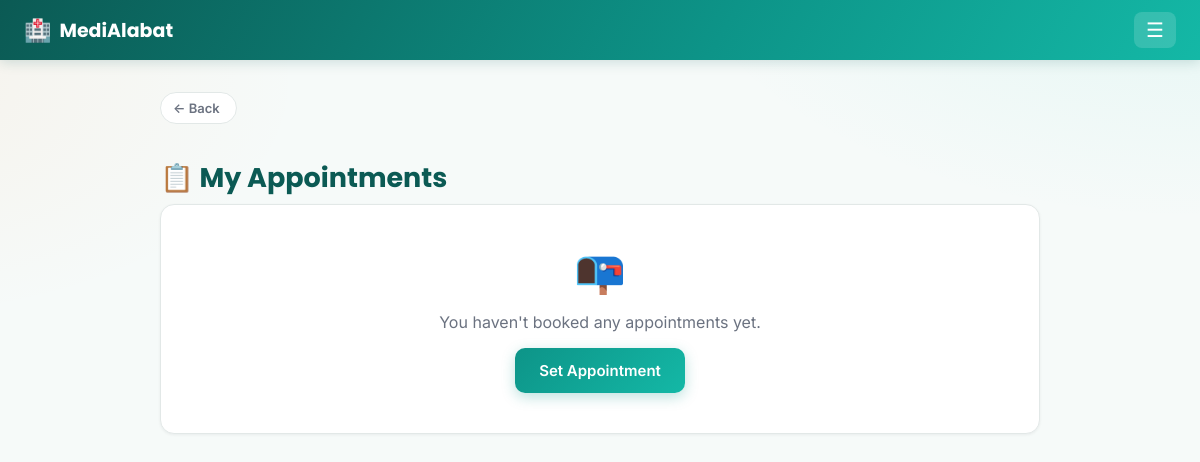
/appointments (signed in), run on an earlier commit of the app's database.
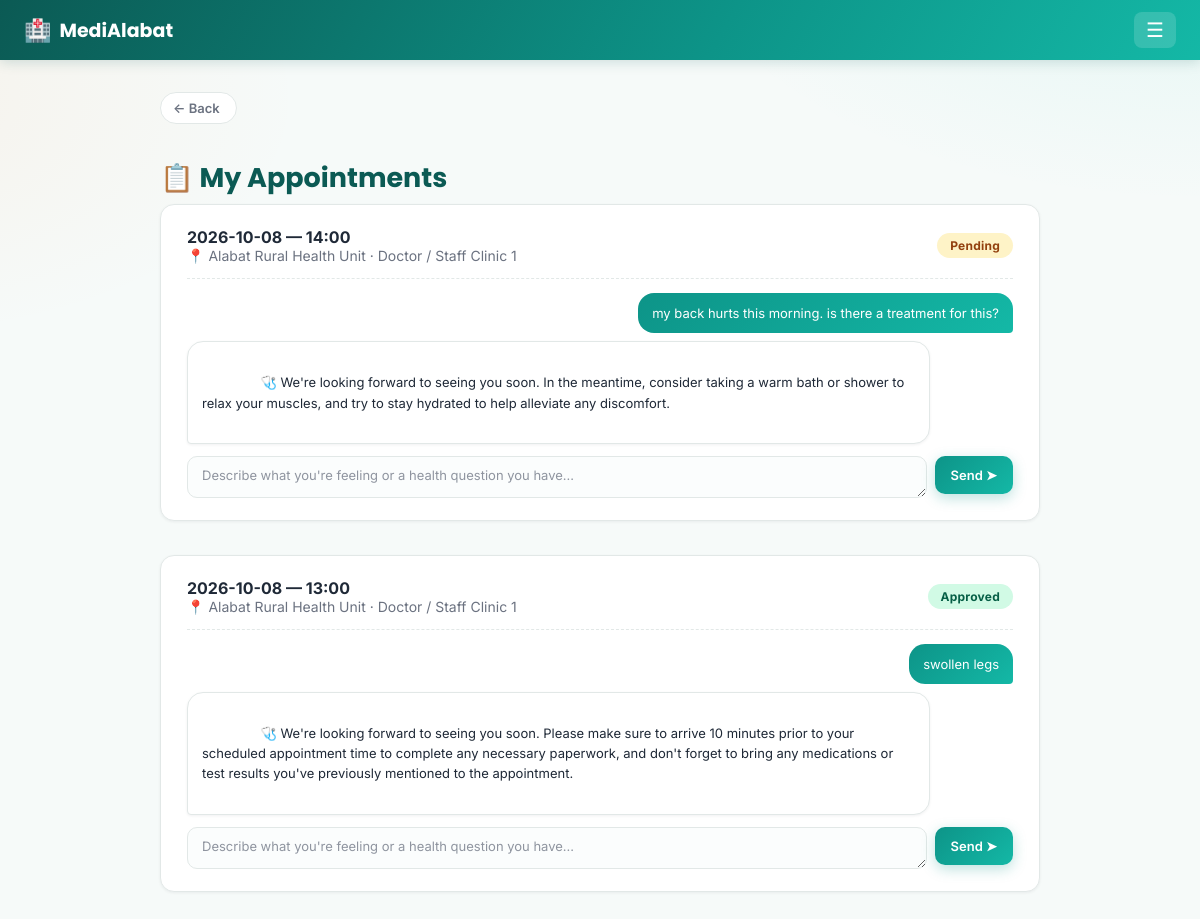
And on a later commit of the database.
### tables this page shows
CREATE TABLE appointments (
            id INTEGER PRIMARY KEY AUTOINCREMENT,
            patient_id INTEGER NOT NULL REFERENCES users(id) ON DELETE CASCADE,
            staff_id INTEGER NOT NULL REFERENCES users(id) ON DELETE CASCADE,
            clinic_id INTEGER NOT NULL REFERENCES clinics(id),
            appt_date TEXT NOT NULL,
            appt_time TEXT NOT NULL,
            reason TEXT,
            status TEXT NOT NULL DEFAULT 'Pending' CHECK(status IN ('Pending','Approved','Reschedule')),
            ai_note TEXT,
            created_at TEXT DEFAULT CURRENT_TIMESTAMP
        , decided_at TEXT);

CREATE TABLE clinics (
    id INTEGER PRIMARY KEY AUTOINCREMENT,
    name TEXT NOT NULL,
    address TEXT
);

CREATE TABLE users (
    id INTEGER PRIMARY KEY AUTOINCREMENT,
    role TEXT NOT NULL CHECK(role IN ('patient', 'staff')),
    full_name TEXT NOT NULL,
    email TEXT UNIQUE NOT NULL,
    password_hash TEXT NOT NULL,
    contact_number TEXT,
    created_at TEXT DEFAULT CURRENT_TIMESTAMP
, first_name TEXT, middle_name TEXT, last_name TEXT);

CREATE TABLE appointment_messages (
            id INTEGER PRIMARY KEY AUTOINCREMENT,
            appointment_id INTEGER NOT NULL
                REFERENCES appointments(id) ON DELETE CASCADE,
            role TEXT NOT NULL
                CHECK(role IN ('patient', 'ai')),
            content TEXT NOT NULL,
            created_at TEXT DEFAULT CURRENT_TIMESTAMP
        );

### app.py (the view, shortened to what this page needs)
@app.route("/appointments")
@login_required(role="patient")
def patient_appointments(user):
    conn = get_db()
    rows = conn.execute(
        "SELECT a.*, c.name AS clinic_name, u.full_name AS doctor_name FROM appointments a "
        "JOIN clinics c ON c.id = a.clinic_id "
        "JOIN users u ON u.id = a.staff_id "
        "WHERE a.patient_id = ? ORDER BY a.appt_date DESC, a.appt_time DESC",
        (user["id"],),
    ).fetchall()
    context = patient_health_context(conn, user["id"])
    appts = []
    for row in rows:
        appt = dict(row)
        messages = conn.execute(
            "SELECT role, content FROM appointment_messages WHERE appointment_id=? ORDER BY id ASC",
            (appt["id"],),
        ).fetchall()
        has_patient_msg = any(m["role"] == "patient" for m in messages)
        has_ai_msg = any(m["role"] == "ai" for m in messages)
        changed = False
        if appt["reason"] and not has_patient_msg:
            conn.execute(
                "INSERT INTO appointment_messages (appointment_id, role, content) VALUES (?, 'patient', ?)",
                (appt["id"], appt["reason"]),
            )
            changed = True
        if changed:
            conn.commit()
            messages = conn.execute(
                "SELECT role, content FROM appointment_messages WHERE appointment_id=? ORDER BY id ASC",
                (appt["id"],),
            ).fetchall()
        appt["messages"] = messages
        appts.append(appt)
    conn.close()
    return render_template("patient/appointments.html", appointments=appts)

### app.py (called while the page is built)
def current_user():
    if "user_id" not in session:
        return None
    conn = get_db()
    user = conn.execute("SELECT * FROM users WHERE id = ?", (session["user_id"],)).fetchone()
    conn.close()
    return user

def current_lang():
    return session.get("lang", DEFAULT_LANG)

def patient_health_context(conn, user_id):
    profile = conn.execute(
        "SELECT existing_conditions, allergies, medications FROM patient_profiles WHERE user_id=?",
        (user_id,),
    ).fetchone()
    parts = []
    if profile:
        if profile["existing_conditions"]:
            parts.append(f"existing conditions: {profile['existing_conditions']}")
        if profile["allergies"]:
            parts.append(f"allergies: {profile['allergies']}")
        if profile["medications"]:
            parts.append(f"current medications: {profile['medications']}")
    return "; ".join(parts) if parts else None

@app.context_processor
def inject_globals():
    lang = current_lang()
    def fdate(d):
        """'October 8, 2026' / 'Oktubre 8, 2026' — month name follows the active language."""
        return f"{_t('month.' + str(d.month), lang=lang)} {d.day}, {d.year}"
    def fdatetime(value):
        """Format a stored 'YYYY-MM-DD HH:MM' string; returns '' for empty/unparseable values."""
        try:
            dt = datetime.strptime(value, "%Y-%m-%d %H:%M")
        except (TypeError, ValueError):
            return ""
        hour12 = dt.hour % 12 or 12
        return f"{fdate(dt.date())} · {hour12}:{dt.minute:02d} {'AM' if dt.hour < 12 else 'PM'}"
    return {
        "current_user": current_user(),
        "current_lang": lang,
        "t": lambda key, **kwargs: _t(key, lang=lang, **kwargs),
        "fdate": fdate,
        "fdatetime": fdatetime,
    }

def login_required(role=None):
    def decorator(view):
        @functools.wraps(view)
        def wrapped(*args, **kwargs):
            user = current_user()
            if user is None:
                return redirect(url_for("login"))
            if role and user["role"] != role:
                abort(403)
            return view(user, *args, **kwargs)
        return wrapped
    return decorator

### db.py (called while the page is built)
def get_db():
    conn = sqlite3.connect(DB_PATH)
    conn.row_factory = sqlite3.Row
    conn.execute("PRAGMA foreign_keys = ON")
    return conn

### templates/patient/appointments.html (shortened to what this page needs)
{% extends "base.html" %}
{% block content %}
<h1 class="fade-in">📋 {{ t('appts.title') }}</h1>
{% if appointments %}
<div class="appt-list">
    {% for a in appointments %}
    <div class="card fade-in" id="appt-{{ a.id }}">
        <div class="appt-row">
            <div>
                <div class="appt-date">{{ a.appt_date }} — {{ a.appt_time }}</div>
                <div class="appt-clinic">📍 {{ a.clinic_name }} · {{ a.doctor_name }}</div>
            </div>
            <span class="status status-{{ a.status|lower }}">{{ t('status.' ~ a.status|lower) }}</span>
        </div>
        {% if a.messages %}
        <div class="ai-thread ai-thread-compact">
            {% for m in a.messages %}
            <div class="ai-bubble {% if m.role == 'patient' %}ai-bubble-user{% else %}ai-bubble-ai{% endif %}">
                {% if m.role == 'ai' %}🩺 {% endif %}{{ m.content }}
            </div>
            {% endfor %}
        </div>
        <form method="POST" action="{{ url_for('appointment_message', appt_id=a.id) }}" class="ai-continue-form">
            <textarea name="message" rows="1" placeholder="{{ t('ai.placeholder') }}" required></textarea>
            <button type="submit" class="btn-primary btn-compact">{{ t('ai.send') }} ➤</button>
        </form>
        {% endif %}
    </div>
    {% endfor %}
</div>
{% else %}
<div class="card empty-state fade-in">
    <div class="empty-icon">📭</div>
    <p>{{ t('appts.none_yet') }}</p>
    <a href="{{ url_for('new_appointment_clinic') }}" class="btn-primary">{{ t('dash.set_appointment') }}</a>
</div>
{% endif %}
{% endblock %}

### templates/base.html (shortened to what this page needs)
<!DOCTYPE html>
<html lang="{{ current_lang }}">
<head>
    <link rel="stylesheet" href="{{ url_for('static', filename='style.css') }}">
</head>
<body>
    {% if current_user %}
    <nav class="navbar">
        <div class="nav-inner">
            <a href="{{ url_for('patient_dashboard') if current_user.role == 'patient' else url_for('staff_dashboard') }}" class="brand">
                <span class="brand-icon">🏥</span><span>MediAlabat</span>
            </a>
            <button class="nav-toggle" id="navToggle" aria-label="Menu">☰</button>
        </div>
    </nav>
    {% endif %}
    <main class="container {% if not current_user %}auth-container{% endif %} {% block container_class %}{% endblock %}">
        {% if current_user and request.endpoint not in ['patient_dashboard', 'staff_dashboard'] %}
        <button type="button" class="back-btn fade-in" onclick="history.back()">← {{ t('nav.back') }}</button>
        {% endif %}
        {% block content %}{% endblock %}
    </main>
</body>
</html>

What changed in the data, as far as the page shows it:
added appointments: appt_date "2026-10-08", appt_time "14:00", clinic_name "Alabat Rural Health Unit", doctor_name "Doctor / Staff Clinic 1", status "Pending", message "Describe what you're feeling or a health question you have...", t "Send"
added appointment_messages: content "my back hurts this morning. is there a treatment for this?", role "patient" (drawn), shown under "2026-10-08"
added appointment_messages: content "We're looking forward to seeing you soon. In the meantime, consider taking a warm bath or shower to relax your muscles, and try to stay hydrated to help alleviate any discomfort.", role "ai" (drawn), shown under "2026-10-08"
added appointments: appt_date "2026-10-08", appt_time "13:00", clinic_name "Alabat Rural Health Unit", doctor_name "Doctor / Staff Clinic 1", status "Approved", message "Describe what you're feeling or a health question you have...", t "Send"
added appointment_messages: content "swollen legs", role "patient" (drawn), shown under "2026-10-08"
added appointment_messages: content "We're looking forward to seeing you soon. Please make sure to arrive 10 minutes prior to your scheduled appointment time to complete any necessary paperwork, and don't forget to bring any medications or test results you've previously mentioned to the appointment.", role "ai" (drawn), shown under "2026-10-08"
Also different on the page:
{{ t('appts.none_yet') }}: "You haven't booked any appointments yet." → (not shown)
{{ t('dash.set_appointment') }}: "Set Appointment" → (not shown)
